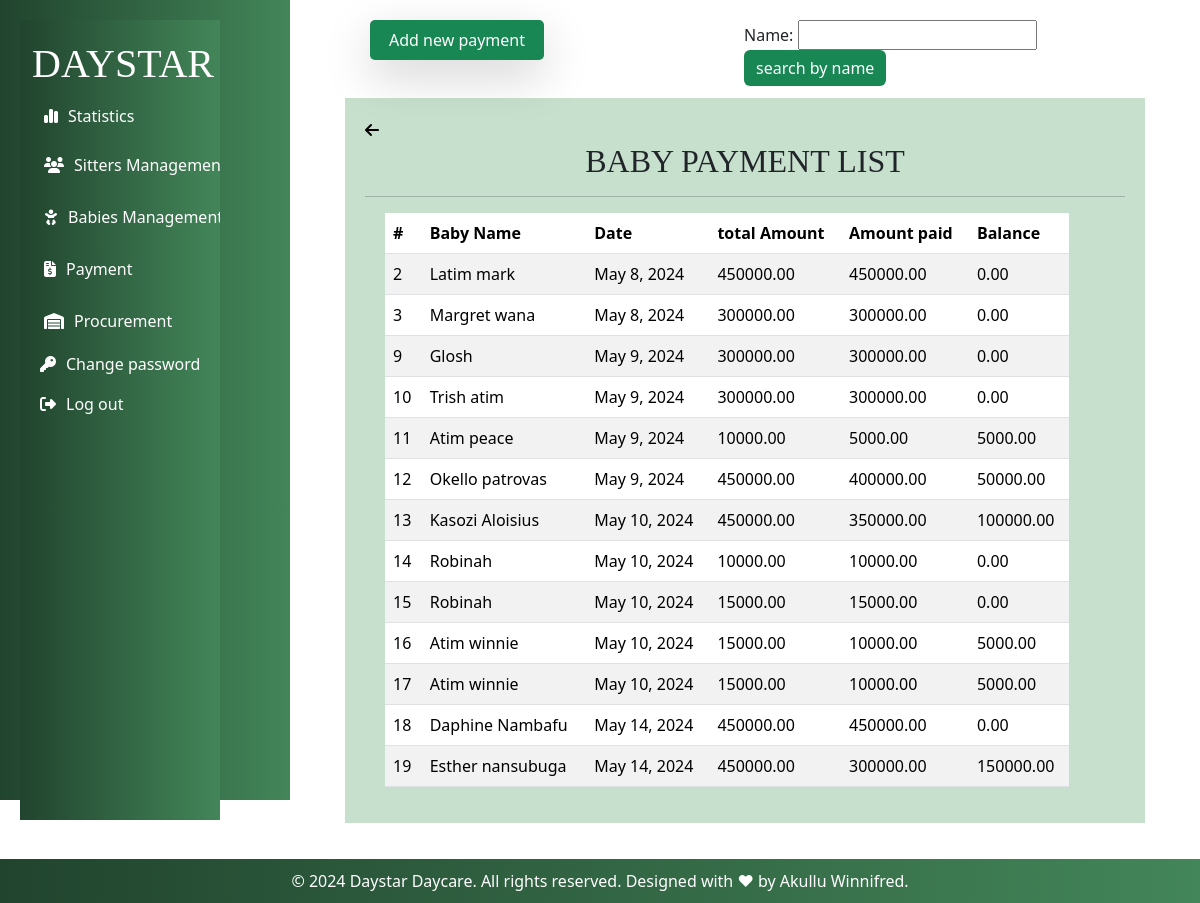
The app's page /babypaymentlist/ (signed in), older data.
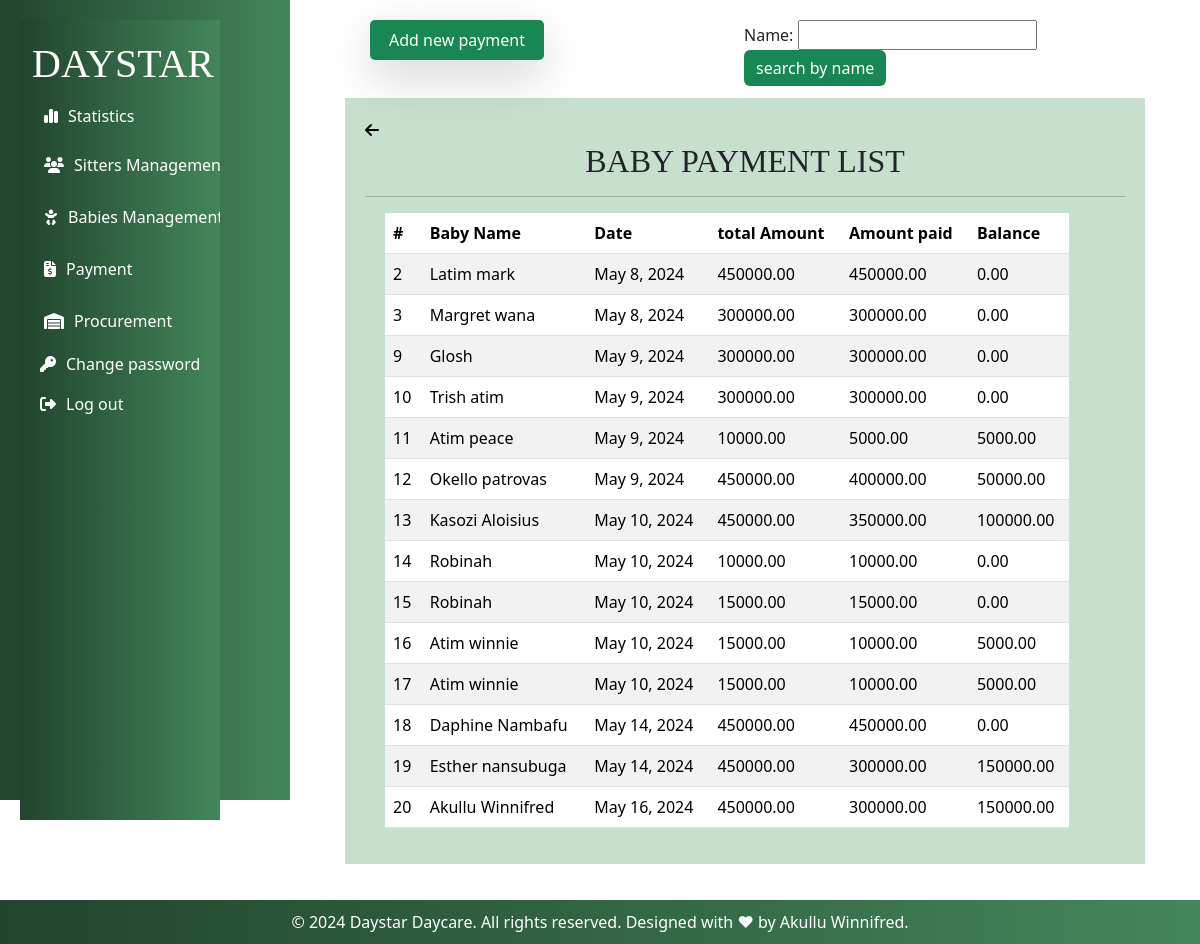
The same page, newer data.
### myapp/models.py (models this page shows, shortened)
class BabyPayment(models.Model):
    name = models.CharField(max_length=200,validators=[validate_letters])
    payment_date = models.DateField()
    full_day = models.BooleanField(default=False,blank=True)
    half_day = models.BooleanField(default=False,blank=True)
    monthly = models.BooleanField(default=False,blank=True)
    monthly = models.BooleanField(default=False,blank=True)
    total_amount_due = models.DecimalField(max_digits=10, decimal_places=2,blank=True)
    amount_paid = models.DecimalField(max_digits=10, decimal_places=2)
    remaining_balance = models.DecimalField(max_digits=10, decimal_places=2,default=False,blank=True)

### myapp/views.py (the view)
# urls.py: path('babypaymentlist/',views.babypaymentlist,name='babypaymentlist'),
@login_required
def babypaymentlist(request):
    payment=BabyPayment.objects.all().order_by('id')
    payment_filter=payment_Filter(request.GET,queryset=payment)
    payment = payment_filter.qs
    return render(request,'baby_payments/babypaymentlist.html',{'babypayment':payment,'payment_filter':payment_filter})

### myapp/templates/baby_payments/babypaymentlist.html (shortened to what this page needs)
{% extends 'base.html' %}
{% block content %}
<div class="edit">
<button class="p-2 bg-teal-500 rounded-lg shadow-lg bg bg-success"
    style="margin-left: 60px; border-radius: 5px; border: #B4BDFF; width: 20%; height: 5%;"><a
        style="color: white; text-decoration: none;" href="/sitterpayment">Add new payment</a></button>
<br><br>
<form method="GET" style="margin-left: 200px;">
    {{ payment_filter.form }}
    <input type="submit" value="search by name" class="btn btn-primary bg bg-success" style="border: none;">
</form>
</div><br><br>
<div class="container">
    <div>
        <a href="{% url 'babypaymentlist' %}"> <i class="fa-solid fa-arrow-left" style="color: black;"></i></a>
    </div>
    <h2 class="text-center">BABY PAYMENT LIST</h2>
    <hr>
    <table class="table table-striped" style="width: 90%; margin-left: 20px;">
        <thead>
            <tr>
                <th>#</th>
                <th>Baby Name</th>
                <th>Date</th>
                <th>total Amount</th>
                <th>Amount paid</th>
                <th>Balance</th>
            </tr>
        </thead>
        <tbody>
            {% for each in babypayment %}
            <tr>
                <td> {{each.id}}</td>
                <td>{{each.name}}</td>
                <td>{{each.payment_date}}</td>
                <td>{{each.total_amount_due}}</td>
                <td>{{each.amount_paid}}</td>
                <td>{{each.remaining_balance}}</td>
            </tr>
            {% endfor %}
        </tbody>
    </table>
</div>
{% endblock %}

Row changes from the older to the newer data that the page shows:
added BabyPayment: id "20", name "Akullu Winnifred", payment_date "May 16, 2024", total_amount_due "450000.00", amount_paid "300000.00", remaining_balance "150000.00"
